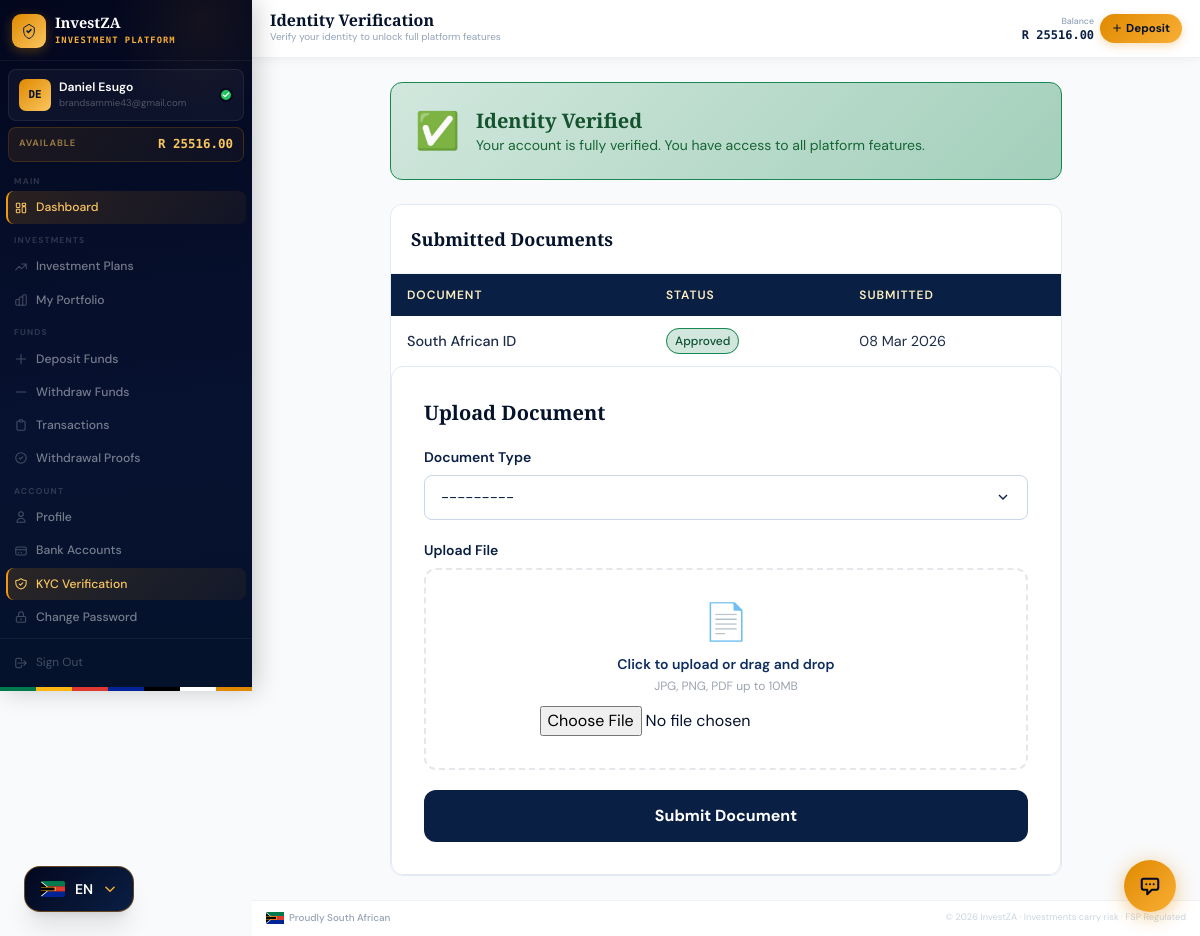
Screenshot of /dashboard/kyc/ (signed in) with the database file from the repository.
### apps/accounts/models.py (models this page shows, shortened)
class PlatformSettings(models.Model):
    platform_name       = models.CharField(max_length=100, default='InvestZA')
    tagline             = models.CharField(max_length=200, default='Invest with Confidence', blank=True)
    support_email       = models.EmailField(default='support@investza.co.za')
    support_phone       = models.CharField(max_length=30, default='+27 (0) 10 000 0000')
    support_whatsapp    = models.CharField(max_length=30, blank=True, help_text='WhatsApp number (international format)')
    website_url         = models.URLField(blank=True, default='https://investza.co.za')
    fsp_number          = models.CharField(max_length=30, blank=True, help_text='FSP licence number')
    registered_address  = models.TextField(blank=True)
    currency_code       = models.CharField(max_length=5,  default='ZAR')
    currency_symbol     = models.CharField(max_length=5,  default='R')
    min_deposit         = models.DecimalField(max_digits=12, decimal_places=2, default=500.00)
    max_deposit         = models.DecimalField(max_digits=12, decimal_places=2, default=5000000.00)
    min_withdrawal      = models.DecimalField(max_digits=12, decimal_places=2, default=200.00)
    max_withdrawal      = models.DecimalField(max_digits=12, decimal_places=2, default=1000000.00)
    withdrawal_fee_pct  = models.DecimalField(max_digits=5, decimal_places=2, default=0.00,
                            help_text='Withdrawal fee as a percentage (e.g. 1.5 = 1.5%)')
    maintenance_mode    = models.BooleanField(default=False,
                            help_text='Put platform in maintenance mode — blocks all user logins')
    maintenance_message = models.TextField(blank=True,
                            default='We are performing scheduled maintenance. We will be back shortly.')
    twitter_url         = models.URLField(blank=True)
    linkedin_url        = models.URLField(blank=True)
    facebook_url        = models.URLField(blank=True)
    instagram_url       = models.URLField(blank=True)
    updated_at = models.DateTimeField(auto_now=True)
    updated_by = models.ForeignKey(
        'accounts.User', null=True, blank=True,
        on_delete=models.SET_NULL, related_name='+'
    )
    class Meta:
        verbose_name = 'Platform Settings'
        verbose_name_plural = 'Platform Settings'
    @classmethod
    def get(cls):
        obj, _ = cls.objects.get_or_create(pk=1)
        return obj

class User(AbstractUser):
    id = models.UUIDField(primary_key=True, default=uuid.uuid4, editable=False)
    email = models.EmailField(_('email address'), unique=True)
    phone_number = models.CharField(max_length=20, blank=True)
    date_of_birth = models.DateField(null=True, blank=True)
    id_number = models.CharField(max_length=20, blank=True, help_text="SA ID Number or Passport")
    profile_photo = models.ImageField(upload_to='profile_photos/', blank=True, null=True)
    is_verified = models.BooleanField(default=False, help_text="KYC verified user")
    is_active_investor = models.BooleanField(default=False)
    referral_code = models.CharField(max_length=8, unique=True, default=generate_referral_code)
    referred_by = models.ForeignKey(
        'self', null=True, blank=True,
        on_delete=models.SET_NULL,
        related_name='referrals'
    )
    created_at = models.DateTimeField(auto_now_add=True)
    last_seen = models.DateTimeField(null=True, blank=True)
    USERNAME_FIELD = 'email'
    REQUIRED_FIELDS = ['username', 'first_name', 'last_name']
    class Meta:
        verbose_name = 'User'
        verbose_name_plural = 'Users'
        ordering = ['-created_at']

class Wallet(models.Model):
    user = models.OneToOneField(User, on_delete=models.CASCADE, related_name='wallet')
    account_number = models.CharField(max_length=10, unique=True, default=generate_account_number)
    available_balance = models.DecimalField(max_digits=15, decimal_places=2, default=0.00)
    invested_balance = models.DecimalField(max_digits=15, decimal_places=2, default=0.00)
    total_earned = models.DecimalField(max_digits=15, decimal_places=2, default=0.00)
    pending_withdrawal = models.DecimalField(max_digits=15, decimal_places=2, default=0.00)
    created_at = models.DateTimeField(auto_now_add=True)
    updated_at = models.DateTimeField(auto_now=True)
    class Meta:
        verbose_name = 'Wallet'

class KYCDocument(models.Model):
    DOCUMENT_TYPES = [
        ('ID', 'South African ID'),
        ('PASSPORT', 'Passport'),
        ('DRIVERS', "Driver's License"),
        ('PROOF_ADDRESS', 'Proof of Address'),
        ('SELFIE', 'Selfie with ID'),
    ]
    STATUS_CHOICES = [
        ('PENDING', 'Pending Review'),
        ('APPROVED', 'Approved'),
        ('REJECTED', 'Rejected'),
    ]
    user = models.ForeignKey(User, on_delete=models.CASCADE, related_name='kyc_documents')
    document_type = models.CharField(max_length=20, choices=DOCUMENT_TYPES)
    document_file = models.FileField(upload_to='kyc_documents/')
    status = models.CharField(max_length=10, choices=STATUS_CHOICES, default='PENDING')
    admin_notes = models.TextField(blank=True)
    submitted_at = models.DateTimeField(auto_now_add=True)
    reviewed_at = models.DateTimeField(null=True, blank=True)
    reviewed_by = models.ForeignKey(
        User, null=True, blank=True,
        on_delete=models.SET_NULL,
        related_name='kyc_reviews'
    )
    class Meta:
        verbose_name = 'KYC Document'

### apps/accounts/views.py (the view)
@login_required
def kyc_verification(request):
    documents = KYCDocument.objects.filter(user=request.user)
    if request.method == 'POST':
        form = KYCDocumentForm(request.POST, request.FILES)
        if form.is_valid():
            doc = form.save(commit=False)
            doc.user = request.user
            doc.save()
            messages.success(request, "Document submitted for verification.")
            return redirect('kyc_verification')
    else:
        form = KYCDocumentForm()
    return render(request, 'dashboard/kyc.html', {
        'documents': documents,
        'form': form
    })

### templates/dashboard/kyc.html (shortened to what this page needs)
{% extends "base/dashboard_base.html" %}
{% block page_title %}Identity Verification{% endblock %}
{% block page_subtitle %}Verify your identity to unlock full platform features{% endblock %}
{% block content %}
<div class="max-w-2xl mx-auto space-y-6">
  {% if request.user.is_verified %}
  <div class="card p-6 fade-up fade-up-1" style="background: linear-gradient(135deg, #d1e7dd, #a3cfbb); border-color: #198754;">
    <div class="flex items-center gap-4">
      <span class="text-4xl">✅</span>
      <div><h3 class="font-display font-bold text-green-900 text-xl">Identity Verified</h3><p class="text-green-800 text-sm">Your account is fully verified. You have access to all platform features.</p></div>
    </div>
  </div>
  {% endif %}
  {% if documents %}
  <div class="card overflow-hidden fade-up fade-up-2">
    <div class="p-5 border-b border-gray-100"><h3 class="font-display font-bold text-navy-900 text-lg">Submitted Documents</h3></div>
    <div style="overflow-x:auto;-webkit-overflow-scrolling:touch;"><table class="data-table"><thead><tr><th>Document</th><th>Status</th><th>Submitted</th></tr></thead><tbody>
    {% for doc in documents %}<tr>
    <td class="font-medium text-navy-800 text-sm">{{ doc.get_document_type_display }}</td>
    <td><span class="px-2 py-1 rounded-full text-xs font-medium {% if doc.status == 'APPROVED' %}badge-approved{% elif doc.status == 'REJECTED' %}badge-rejected{% else %}badge-pending{% endif %}">{{ doc.get_status_display }}</span></td>
    <td class="text-gray-400 text-xs">{{ doc.submitted_at|date:"d M Y" }}</td>
    </tr>{% endfor %}
    </tbody></table>
  </div>
  {% endif %}
  <div class="card p-8 fade-up fade-up-3">
    <h3 class="font-display font-bold text-navy-900 text-xl mb-5">Upload Document</h3>
    <form method="post" enctype="multipart/form-data" class="space-y-5">
      <div><label class="block text-sm font-semibold text-navy-800 mb-2">Document Type</label>{{ form.document_type }}</div>
      <div>
        <label class="block text-sm font-semibold text-navy-800 mb-2">Upload File</label>
        <div class="border-2 border-dashed border-gray-200 rounded-xl p-8 text-center hover:border-navy-300 transition-colors">
          <div class="text-4xl mb-3">📄</div>
          <p class="text-navy-700 font-semibold mb-1 text-sm">Click to upload or drag and drop</p>
          <p class="text-gray-400 text-xs mb-3">JPG, PNG, PDF up to 10MB</p>
          {{ form.document_file }}
        </div>
      </div>
      <button type="submit" class="btn-navy w-full py-3.5 rounded-xl text-white font-bold">Submit Document</button>
    </form>
  </div>
</div>
{% endblock %}

### templates/base/dashboard_base.html (shortened to what this page needs)
{% extends "base/base.html" %}
{% block body %}
<div class="iz-shell">
  <aside id="sidebar" class="iz-sidebar">
    <div class="iz-sidebar-brand">
      <div class="iz-logo-mark">
        <svg width="16" height="16" viewBox="0 0 24 24" fill="none">
          <path d="M9 12l2 2 4-4" stroke="#0a1f44" stroke-width="2.4" stroke-linecap="round" stroke-linejoin="round"/>
          <path d="M12 2L4 7v5c0 5.25 3.4 10.15 8 11.35C16.6 22.15 20 17.25 20 12V7L12 2z" stroke="#0a1f44" stroke-width="1.5" fill="none"/>
        </svg>
      </div>
      <div class="iz-brand-text">
        <span class="iz-brand-name">{{ PLATFORM_NAME }}</span>
        <span class="iz-brand-tag">Investment Platform</span>
      </div>
    </div>
    <div class="iz-user-card">
      <div class="iz-avatar">{{ request.user.first_name|first|upper }}{{ request.user.last_name|first|upper }}</div>
      <div class="iz-user-info">
        <p class="iz-user-name">{{ request.user.get_full_name }}</p>
        <p class="iz-user-email">{{ request.user.email }}</p>
      </div>
      {% if request.user.is_verified %}
      <div class="iz-verified-badge" title="KYC Verified">
        <svg width="8" height="8" viewBox="0 0 24 24" fill="none"><path d="M20 6L9 17l-5-5" stroke="white" stroke-width="3.5" stroke-linecap="round" stroke-linejoin="round"/></svg>
      </div>
      {% endif %}
    </div>
    <div class="iz-balance-strip">
      <span class="iz-balance-label">Available</span>
      <span class="iz-balance-value">R {% if request.user.wallet %}{{ request.user.wallet.available_balance|floatformat:2 }}{% else %}0.00{% endif %}</span>
    </div>
    <nav class="iz-nav">
      <span class="iz-nav-group-label">Main</span>
      <a href="{% url 'dashboard' %}" class="iz-nav-link">
        Dashboard
      </a>
      <span class="iz-nav-group-label">Investments</span>
      <a href="{% url 'investment_list' %}" class="iz-nav-link">
        <svg class="iz-nav-icon" fill="none" stroke="currentColor" viewBox="0 0 24 24"><path stroke-linecap="round" stroke-linejoin="round" stroke-width="1.8" d="M13 7h8m0 0v8m0-8l-8 8-4-4-6 6"/></svg>
        Investment Plans
      </a>
      <a href="{% url 'my_investments' %}" class="iz-nav-link">
        My Portfolio
      </a>
      <span class="iz-nav-group-label">Funds</span>
      <a href="{% url 'deposit_home' %}" class="iz-nav-link">
        <svg class="iz-nav-icon" fill="none" stroke="currentColor" viewBox="0 0 24 24"><path stroke-linecap="round" stroke-linejoin="round" stroke-width="1.8" d="M12 4v16m8-8H4"/></svg>
        Deposit Funds
      </a>
      <a href="{% url 'withdrawal_home' %}" class="iz-nav-link">
        <svg class="iz-nav-icon" fill="none" stroke="currentColor" viewBox="0 0 24 24"><path stroke-linecap="round" stroke-linejoin="round" stroke-width="1.8" d="M20 12H4"/></svg>
        Withdraw Funds
      </a>
      <a href="{% url 'transaction_history' %}" class="iz-nav-link">
        <svg class="iz-nav-icon" fill="none" stroke="currentColor" viewBox="0 0 24 24"><path stroke-linecap="round" stroke-linejoin="round" stroke-width="1.8" d="M9 5H7a2 2 0 00-2 2v12a2 2 0 002 2h10a2 2 0 002-2V7a2 2 0 00-2-2h-2M9 5a2 2 0 002 2h2a2 2 0 002-2M9 5a2 2 0 012-2h2a2 2 0 012 2"/></svg>
        Transactions
      </a>
      <a href="{% url 'withdrawal_proofs' %}" class="iz-nav-link">
        <svg class="iz-nav-icon" fill="none" stroke="currentColor" viewBox="0 0 24 24"><path stroke-linecap="round" stroke-linejoin="round" stroke-width="1.8" d="M9 12l2 2 4-4m6 2a9 9 0 11-18 0 9 9 0 0118 0z"/></svg>
        Withdrawal Proofs
      </a>
      <span class="iz-nav-group-label">Account</span>
      <a href="{% url 'profile' %}" class="iz-nav-link">
        <svg class="iz-nav-icon" fill="none" stroke="currentColor" viewBox="0 0 24 24"><path stroke-linecap="round" stroke-linejoin="round" stroke-width="1.8" d="M16 7a4 4 0 11-8 0 4 4 0 018 0zM12 14a7 7 0 00-7 7h14a7 7 0 00-7-7z"/></svg>
        Profile
      </a>
      <a href="{% url 'bank_accounts' %}" class="iz-nav-link">
        <svg class="iz-nav-icon" fill="none" stroke="currentColor" viewBox="0 0 24 24"><path stroke-linecap="round" stroke-linejoin="round" stroke-width="1.8" d="M3 10h18M7 15h1m4 0h1m-7 4h12a3 3 0 003-3V8a3 3 0 00-3-3H6a3 3 0 00-3 3v8a3 3 0 003 3z"/></svg>
        Bank Accounts
      </a>
      <a href="{% url 'kyc_verification' %}" class="iz-nav-link">
        KYC Verification
      </a>
      <a href="{% url 'password_change' %}" class="iz-nav-link">
        <svg class="iz-nav-icon" fill="none" stroke="currentColor" viewBox="0 0 24 24"><path stroke-linecap="round" stroke-linejoin="round" stroke-width="1.8" d="M12 15v2m-6 4h12a2 2 0 002-2v-6a2 2 0 00-2-2H6a2 2 0 00-2 2v6a2 2 0 002 2zm10-10V7a4 4 0 00-8 0v4h8z"/></svg>
        Change Password
      </a>
    </nav>
    <div class="iz-sidebar-footer">
      <a href="{% url 'logout' %}" class="iz-signout">
        <svg width="14" height="14" fill="none" stroke="currentColor" viewBox="0 0 24 24"><path stroke-linecap="round" stroke-linejoin="round" stroke-width="1.8" d="M17 16l4-4m0 0l-4-4m4 4H7m6 4v1a3 3 0 01-3 3H6a3 3 0 01-3-3V7a3 3 0 013-3h4a3 3 0 013 3v1"/></svg>
        Sign Out
      </a>
    </div>
    <div class="iz-flag-strip" aria-hidden="true"></div>
  </aside>
  <div class="iz-main">
    <header class="iz-header">
      <div class="iz-header-left">
        <div class="iz-page-heading">
          <h1 class="iz-page-title">{% block page_title %}Dashboard{% endblock %}</h1>
          <p class="iz-page-sub">{% block page_subtitle %}{% endblock %}</p>
        </div>
      </div>
      <div class="iz-header-right">
        <div class="iz-header-balance">
          <span class="iz-header-balance-label">Balance</span>
          <span class="iz-header-balance-val">R {% if request.user.wallet %}{{ request.user.wallet.available_balance|floatformat:2 }}{% else %}0.00{% endif %}</span>
        </div>
        <a href="{% url 'deposit_home' %}" class="iz-deposit-btn">
          <svg width="10" height="10" fill="none" stroke="currentColor" viewBox="0 0 24 24"><path stroke-linecap="round" stroke-linejoin="round" stroke-width="2.5" d="M12 4v16m8-8H4"/></svg>
          <span>Deposit</span>
        </a>
      </div>
    </header>
    <main class="iz-content">
      {% block content %}{% endblock %}
    </main>
    <footer class="iz-footer">
      <div class="iz-footer-inner">
        <div class="iz-footer-sa">
          <span>Proudly South African</span>
        </div>
        <p class="iz-footer-legal">© {% now "Y" %} {{ PLATFORM_NAME }} · Investments carry risk · FSP Regulated</p>
      </div>
    </footer>
  </div>
</div>
{% if user.is_authenticated and not user.is_staff and not user.is_superuser %}
<div id="iz-chat-bubble" onclick="izChatToggle()" title="Support Chat">
  <svg width="22" height="22" fill="none" viewBox="0 0 24 24" stroke="#03071e" stroke-width="2.2">
    <path stroke-linecap="round" stroke-linejoin="round"
          d="M8 10h.01M12 10h.01M16 10h.01M9 16H5a2 2 0 01-2-2V6a2 2 0 012-2h14a2 2 0 012 2v8a2 2 0 01-2 2h-5l-5 5v-5z"/>
  </svg>
</div>
{% endif %}
{% endblock %}

### rows the page displays
PlatformSettings: platform_name "InvestZA"
User: user.first_name|first "D", user.last_name|first "E", user.get_full_name "Daniel Esugo", user.email "brandsammie43@gmail.com", user.wallet.available_balance "25516.00"
KYCDocument: document_type "South African ID", status "Approved", submitted_at "08 Mar 2026"
